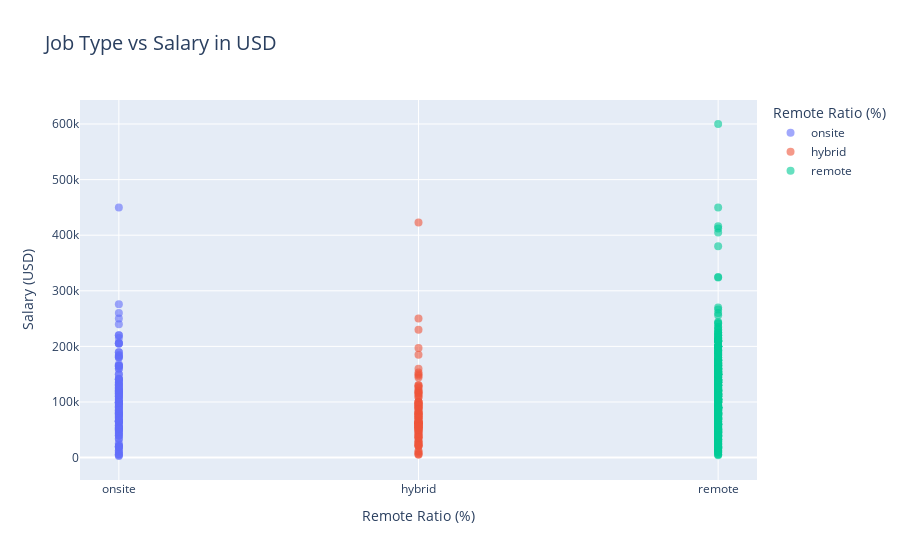

Here is the notebook cell this chart was saved with:
### Markdown cell above
# Bivariate Analysis

### Code cell
fig1 = px.scatter(
    DS_job_salaries_data,
    x='job_type',
    y='salary_in_usd',
    color='job_type',
    title='Job Type vs Salary in USD',
    labels={'job_type': 'Remote Ratio (%)', 'salary_in_usd': 'Salary (USD)'}
)
fig1.update_traces(marker=dict(size=8, opacity=0.6))
fig1.update_layout(title_font_size=20)
fig1.show()

### Figure 1 — Plotly figure (JSON) as saved in the notebook; plotly's stock layout.template omitted (floating-point values rounded to 4 significant figures; data arrays with more than 128 entries replaced by an {"elided": "..."} marker saying what was removed)
{"data": [{"hovertemplate": "Remote Ratio (%)=%{x}<br>Salary (USD)=%{y}<extra></extra>", "legendgroup": "onsite", "marker": {"color": "#636efa", "opacity": 0.6, "size": 8, "symbol": "circle"}, "mode": "markers", "name": "onsite", "orientation": "v", "showlegend": true, "type": "scatter", "x": ["onsite", "onsite", "onsite", "onsite", "onsite", "onsite", "onsite", "onsite", "onsite", "onsite", "onsite", "onsite", "onsite", "onsite", "onsite", "onsite", "onsite", "onsite", "onsite", "onsite", "onsite", "onsite", "onsite", "onsite", "onsite", "onsite", "onsite", "onsite", "onsite", "onsite", "onsite", "onsite", "onsite", "onsite", "onsite", "onsite", "onsite", "onsite", "onsite", "onsite", "onsite", "onsite", "onsite", "onsite", "onsite", "onsite", "onsite", "onsite", "onsite", "onsite", "onsite", "onsite", "onsite", "onsite", "onsite", "onsite", "onsite", "onsite", "onsite", "onsite", "onsite", "onsite", "onsite", "onsite", "onsite", "onsite", "onsite", "onsite", "onsite", "onsite", "onsite", "onsite", "onsite", "onsite", "onsite", "onsite", "onsite", "onsite", "onsite", "onsite", "onsite", "onsite", "onsite", "onsite", "onsite", "onsite", "onsite", "onsite", "onsite", "onsite", "onsite", "onsite", "onsite", "onsite", "onsite", "onsite", "onsite", "onsite", "onsite", "onsite", "onsite", "onsite", "onsite", "onsite", "onsite", "onsite", "onsite", "onsite", "onsite", "onsite", "onsite", "onsite", "onsite", "onsite", "onsite", "onsite", "onsite", "onsite", "onsite", "onsite", "onsite", "onsite", "onsite", "onsite", "onsite", "onsite", "onsite"], "xaxis": "x", "y": [79833, 260000, 20000, 51321, 40481, 39916, 43331, 98000, 115000, 33511, 450000, 50180, 6072, 49268, 91237, 276000, 75000, 62000, 73000, 110037, 9466, 100000, 220000, 240000, 150000, 168000, 85000, 250000, 2859, 22611, 26005, 18000, 12901, 165000, 20000, 120000, 5882, 33808, 135000, 110000, 4000, 12103, 141846, 66265, 93150, 111775, 18907, 76833, 100000, 130000, 90000, 117789, 104702, 99000, 116000, 106260, 126500, 65438, 39263, 78526, 52351, 181940, 132320, 220110, 160080, 180000, 120000, 108800, 95550, 113000, 78526, 65438, 150000, 160000, 136000, 58000, 189650, 164996, 54957, 54957, 132000, 164000, 124333, 98158, 120000, 117789, 115934, 81666, 98158, 58000, 71982, 45807, 63900, 180000, 80000, 82900, 140400, 189650, 164996, 215300, 125000, 87932, 183228, 91614, 64849, 20000, 122346, 85000, 75000, 141300, 102100, 206699, 99100, 205300, 140400, 70500, 205300, 140400, 205300, 184700, 54000, 65438, 45807, 99000, 67000, 52000, 129000], "yaxis": "y"}, {"hovertemplate": "Remote Ratio (%)=%{x}<br>Salary (USD)=%{y}<extra></extra>", "legendgroup": "hybrid", "marker": {"color": "#EF553B", "opacity": 0.6, "size": 8, "symbol": "circle"}, "mode": "markers", "name": "hybrid", "orientation": "v", "showlegend": true, "type": "scatter", "x": ["hybrid", "hybrid", "hybrid", "hybrid", "hybrid", "hybrid", "hybrid", "hybrid", "hybrid", "hybrid", "hybrid", "hybrid", "hybrid", "hybrid", "hybrid", "hybrid", "hybrid", "hybrid", "hybrid", "hybrid", "hybrid", "hybrid", "hybrid", "hybrid", "hybrid", "hybrid", "hybrid", "hybrid", "hybrid", "hybrid", "hybrid", "hybrid", "hybrid", "hybrid", "hybrid", "hybrid", "hybrid", "hybrid", "hybrid", "hybrid", "hybrid", "hybrid", "hybrid", "hybrid", "hybrid", "hybrid", "hybrid", "hybrid", "hybrid", "hybrid", "hybrid", "hybrid", "hybrid", "hybrid", "hybrid", "hybrid", "hybrid", "hybrid", "hybrid", "hybrid", "hybrid", "hybrid", "hybrid", "hybrid", "hybrid", "hybrid", "hybrid", "hybrid", "hybrid", "hybrid", "hybrid", "hybrid", "hybrid", "hybrid", "hybrid", "hybrid", "hybrid", "hybrid", "hybrid", "hybrid", "hybrid", "hybrid", "hybrid", "hybrid", "hybrid", "hybrid", "hybrid", "hybrid", "hybrid", "hybrid", "hybrid", "hybrid", "hybrid", "hybrid", "hybrid", "hybrid", "hybrid", "hybrid", "hybrid"], "xaxis": "x", "y": [109024, 150000, 35735, 125000, 8000, 5707, 47899, 42000, 117104, 46759, 74130, 250000, 79833, 112872, 70139, 45896, 120000, 21669, 62726, 62726, 42197, 82528, 53192, 5409, 54238, 59102, 29751, 89294, 36259, 51519, 94564, 60000, 10354, 120000, 40570, 100000, 49646, 63711, 77364, 82744, 62649, 127221, 423000, 230000, 28369, 63831, 130026, 55000, 60757, 81000, 90734, 61896, 12000, 76833, 74000, 21844, 96113, 147000, 54094, 61467, 24823, 56738, 66022, 24823, 28609, 90734, 116914, 56256, 88654, 21637, 72212, 36643, 96282, 115000, 99703, 185000, 130000, 63831, 160000, 65013, 77684, 58000, 20171, 69999, 94665, 109000, 51064, 79039, 196979, 37236, 58255, 100000, 54957, 144000, 100000, 153000, 93427, 86703, 70912], "yaxis": "y"}, {"hovertemplate": "Remote Ratio (%)=%{x}<br>Salary (USD)=%{y}<extra></extra>", "legendgroup": "remote", "marker": {"color": "#00cc96", "opacity": 0.6, "size": 8, "symbol": "circle"}, "mode": "markers", "name": "remote", "orientation": "v", "showlegend": true, "type": "scatter", "x": {"elided": "381 str values"}, "xaxis": "x", "y": {"elided": "381 int values"}, "yaxis": "y"}], "layout": {"legend": {"title": {"text": "Remote Ratio (%)"}, "tracegroupgap": 0}, "title": {"font": {"size": 20}, "text": "Job Type vs Salary in USD"}, "xaxis": {"anchor": "y", "categoryarray": ["onsite", "hybrid", "remote"], "categoryorder": "array", "domain": [0, 1], "title": {"text": "Remote Ratio (%)"}}, "yaxis": {"anchor": "x", "domain": [0, 1], "title": {"text": "Salary (USD)"}}}}
